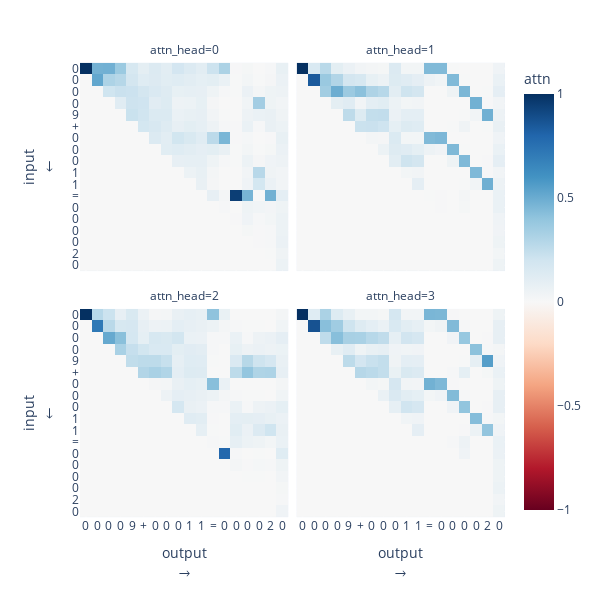

Notebook code for this chart:
### Markdown cell above
# `d_model=64, d_mlp=64`

### Code cell
model = load_model(d_model=64, d_mlp=64)
show_attn(model, 9, 11)

### Figure 1 — Plotly figure (JSON) as saved in the notebook; plotly's stock layout.template omitted (floating-point values rounded to 4 significant figures; data arrays with more than 128 entries replaced by an {"elided": "..."} marker saying what was removed)
{"data": [{"coloraxis": "coloraxis", "hovertemplate": "input: \"%{y}\" [%{text[1]}]<br>output: \"%{x}\" [%{text[0]}]<br>attn: %{z:0.4f}<extra></extra>", "name": "0", "text": {"elided": "18x18x2 int values"}, "type": "heatmap", "xaxis": "x3", "yaxis": "y3", "z": {"elided": "18x18 float values"}}, {"coloraxis": "coloraxis", "hovertemplate": "input: \"%{y}\" [%{text[1]}]<br>output: \"%{x}\" [%{text[0]}]<br>attn: %{z:0.4f}<extra></extra>", "name": "1", "text": {"elided": "18x18x2 int values"}, "type": "heatmap", "xaxis": "x4", "yaxis": "y4", "z": {"elided": "18x18 float values"}}, {"coloraxis": "coloraxis", "hovertemplate": "input: \"%{y}\" [%{text[1]}]<br>output: \"%{x}\" [%{text[0]}]<br>attn: %{z:0.4f}<extra></extra>", "name": "2", "text": {"elided": "18x18x2 int values"}, "type": "heatmap", "xaxis": "x", "yaxis": "y", "z": {"elided": "18x18 float values"}}, {"coloraxis": "coloraxis", "hovertemplate": "input: \"%{y}\" [%{text[1]}]<br>output: \"%{x}\" [%{text[0]}]<br>attn: %{z:0.4f}<extra></extra>", "name": "3", "text": {"elided": "18x18x2 int values"}, "type": "heatmap", "xaxis": "x2", "yaxis": "y2", "z": {"elided": "18x18 float values"}}], "layout": {"annotations": [{"font": {}, "showarrow": false, "text": "attn_head=2", "x": 0.245, "xanchor": "center", "xref": "paper", "y": 0.465, "yanchor": "bottom", "yref": "paper"}, {"font": {}, "showarrow": false, "text": "attn_head=3", "x": 0.755, "xanchor": "center", "xref": "paper", "y": 0.465, "yanchor": "bottom", "yref": "paper"}, {"font": {}, "showarrow": false, "text": "attn_head=0", "x": 0.245, "xanchor": "center", "xref": "paper", "y": 1.0, "yanchor": "bottom", "yref": "paper"}, {"font": {}, "showarrow": false, "text": "attn_head=1", "x": 0.755, "xanchor": "center", "xref": "paper", "y": 1.0, "yanchor": "bottom", "yref": "paper"}], "coloraxis": {"cmid": 0, "colorbar": {"title": {"text": "attn"}}, "colorscale": [[0, "rgb(103,0,31)"], [0.1, "rgb(178,24,43)"], [0.2, "rgb(214,96,77)"], [0.3, "rgb(244,165,130)"], [0.4, "rgb(253,219,199)"], [0.5, "rgb(247,247,247)"], [0.6, "rgb(209,229,240)"], [0.7, "rgb(146,197,222)"], [0.8, "rgb(67,147,195)"], [0.9, "rgb(33,102,172)"], [1, "rgb(5,48,97)"]]}, "height": 600, "margin": {"t": 60}, "width": 600, "xaxis": {"anchor": "y", "constrain": "domain", "domain": [0, 0.49], "fixedrange": true, "scaleanchor": "y", "tickangle": 0, "tickmode": "array", "ticktext": ["0", "0", "0", "0", "9", "+", "0", "0", "0", "1", "1", "=", "0", "0", "0", "0", "2", "0"], "tickvals": [0, 1, 2, 3, 4, 5, 6, 7, 8, 9, 10, 11, 12, 13, 14, 15, 16, 17], "title": {"text": "output<br>→"}}, "xaxis2": {"anchor": "y2", "domain": [0.51, 1], "fixedrange": true, "matches": "x", "tickangle": 0, "tickmode": "array", "ticktext": ["0", "0", "0", "0", "9", "+", "0", "0", "0", "1", "1", "=", "0", "0", "0", "0", "2", "0"], "tickvals": [0, 1, 2, 3, 4, 5, 6, 7, 8, 9, 10, 11, 12, 13, 14, 15, 16, 17], "title": {"text": "output<br>→"}}, "xaxis3": {"anchor": "y3", "domain": [0, 0.49], "fixedrange": true, "matches": "x", "showticklabels": false, "tickangle": 0, "tickmode": "array", "ticktext": ["0", "0", "0", "0", "9", "+", "0", "0", "0", "1", "1", "=", "0", "0", "0", "0", "2", "0"], "tickvals": [0, 1, 2, 3, 4, 5, 6, 7, 8, 9, 10, 11, 12, 13, 14, 15, 16, 17]}, "xaxis4": {"anchor": "y4", "domain": [0.51, 1], "fixedrange": true, "matches": "x", "showticklabels": false, "tickangle": 0, "tickmode": "array", "ticktext": ["0", "0", "0", "0", "9", "+", "0", "0", "0", "1", "1", "=", "0", "0", "0", "0", "2", "0"], "tickvals": [0, 1, 2, 3, 4, 5, 6, 7, 8, 9, 10, 11, 12, 13, 14, 15, 16, 17]}, "yaxis": {"anchor": "x", "autorange": "reversed", "constrain": "domain", "domain": [0, 0.465], "fixedrange": true, "tickangle": 0, "tickmode": "array", "ticktext": ["0", "0", "0", "0", "9", "+", "0", "0", "0", "1", "1", "=", "0", "0", "0", "0", "2", "0"], "tickvals": [0, 1, 2, 3, 4, 5, 6, 7, 8, 9, 10, 11, 12, 13, 14, 15, 16, 17], "title": {"text": "input<br>←"}}, "yaxis2": {"anchor": "x2", "domain": [0, 0.465], "fixedrange": true, "matches": "y", "showticklabels": false, "tickangle": 0, "tickmode": "array", "ticktext": ["0", "0", "0", "0", "9", "+", "0", "0", "0", "1", "1", "=", "0", "0", "0", "0", "2", "0"], "tickvals": [0, 1, 2, 3, 4, 5, 6, 7, 8, 9, 10, 11, 12, 13, 14, 15, 16, 17]}, "yaxis3": {"anchor": "x3", "domain": [0.535, 1.0], "fixedrange": true, "matches": "y", "tickangle": 0, "tickmode": "array", "ticktext": ["0", "0", "0", "0", "9", "+", "0", "0", "0", "1", "1", "=", "0", "0", "0", "0", "2", "0"], "tickvals": [0, 1, 2, 3, 4, 5, 6, 7, 8, 9, 10, 11, 12, 13, 14, 15, 16, 17], "title": {"text": "input<br>←"}}, "yaxis4": {"anchor": "x4", "domain": [0.535, 1.0], "fixedrange": true, "matches": "y", "showticklabels": false, "tickangle": 0, "tickmode": "array", "ticktext": ["0", "0", "0", "0", "9", "+", "0", "0", "0", "1", "1", "=", "0", "0", "0", "0", "2", "0"], "tickvals": [0, 1, 2, 3, 4, 5, 6, 7, 8, 9, 10, 11, 12, 13, 14, 15, 16, 17]}}}
